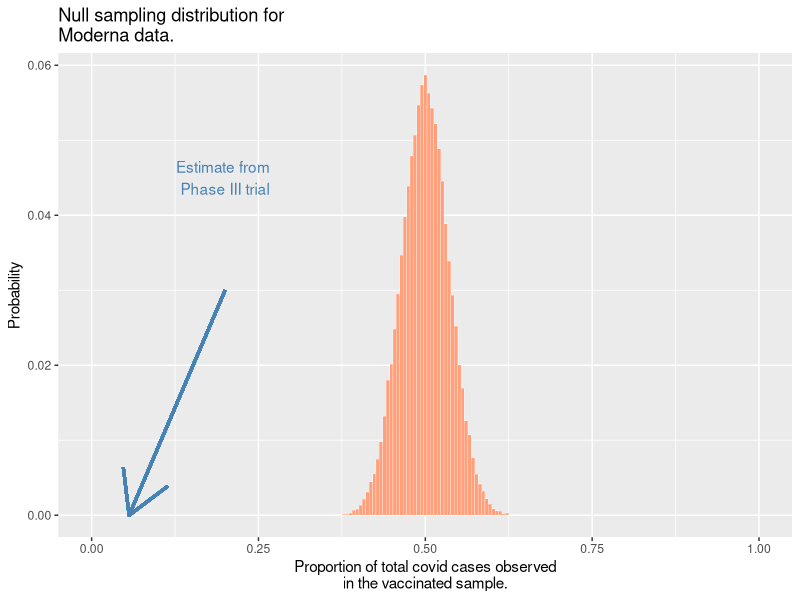

This chart was generated by the following R code:
##############
# Goals:
# Simulate the Null Distribution: The code simulates the distribution of the proportion of vaccinated individuals among COVID-19 cases under the null hypothesis (no effect of vaccination on COVID-19 rates). 
     # This helps in understanding the expected variation due to random chance (sampling error) in a sample size of 196.
# Visualize Sampling Error: The histogram shows the distribution of possible sample outcomes if the vaccine had no effect. The key takeaway is to see how the proportion can fluctuate around the null expectation due to sampling variation.
# Compare to Real Data: The arrow points to an observed estimate from a Phase III trial, allowing for a visual comparison between the real observed data and the distribution expected under the null hypothesis. This can be used to assess whether the observed data significantly deviates from what would be expected due to chance.
# Teach Sampling Concepts: This visualization illustrates the role of sampling error and can be used to explain how deviations between expected and observed proportions in real-world data could arise simply from random sampling, rather than from actual effects of treatments (in this case, the vaccine).
##############


###########################################################################################
############# WARNING  THIS TAKES A WHILE AND A BUNCH OF MEMORY ###########################
###########################################################################################

library(ggplot2)
library(dplyr)
# Simulating null distribution under the assumption that vaccination has no effect on COVID-19 cases

# 'tibble()' is used to create a tibble (a modern version of a data frame in the tidyverse).
null_covid <- tibble(
  # Using 'replicate()' to repeat the process 100,000 times
  x = replicate(
    n = 100000,  # Number of simulations (100,000 samples)
    
    # 'sample()' is used to randomly assign individuals as "Unvaccinated" or "Vaccinated".
    # We draw a sample of size 196 and calculate the proportion of those who are "Vaccinated".
    sum(sample(c("Unvaccinated", "Vaccinated"), replace = TRUE, size = 196) == "Vaccinated") / 196
  )
)

# Visualizing the null sampling distribution using ggplot2
ggplot(null_covid, aes(x = x)) +
  # Creating a histogram to visualize the distribution of proportions
  geom_histogram(
    binwidth = 1 / 196,  # The bin width is set based on the sample size (196).
    color = "white",     # Setting the color of the histogram's outline.
    lwd = 0.1,           # Line width of the outline.
    aes(y = ..count.. / sum(..count..)),  # Normalizing the y-axis to represent probabilities.
    fill = "lightsalmon" # Fill color of the bars.
  ) +
  
  # Adding an arrow to indicate an observed estimate from a Phase III trial
  geom_segment(
    aes(x = 0.2, xend = 11 / 196, y = 0.03, yend = 0),  # Arrow pointing to an estimate of 11/196 (~5.6%).
    linewidth = 1, color = "steelblue",  # Arrow aesthetics: size and color.
    arrow = arrow(length = unit(0.1, "npc"))  # Arrowhead length.
  ) +
  
  # Limiting the x-axis to show proportions between 0 and 1
  xlim(c(0, 1)) +
  
  # Adding a label for the observed estimate
  annotate(
    geom = "text", x = 0.2, y = 0.045, 
    label = "Estimate from \nPhase III trial", 
    color = "steelblue"
  ) +
  
  # Adding a title and axis labels
  labs(
    title = "Null sampling distribution for\nModerna data.",  # Title of the plot.
    x = "Proportion of total covid cases observed\nin the vaccinated sample.",  # x-axis label.
    y = "Probability"  # y-axis label (normalized count).
  )
